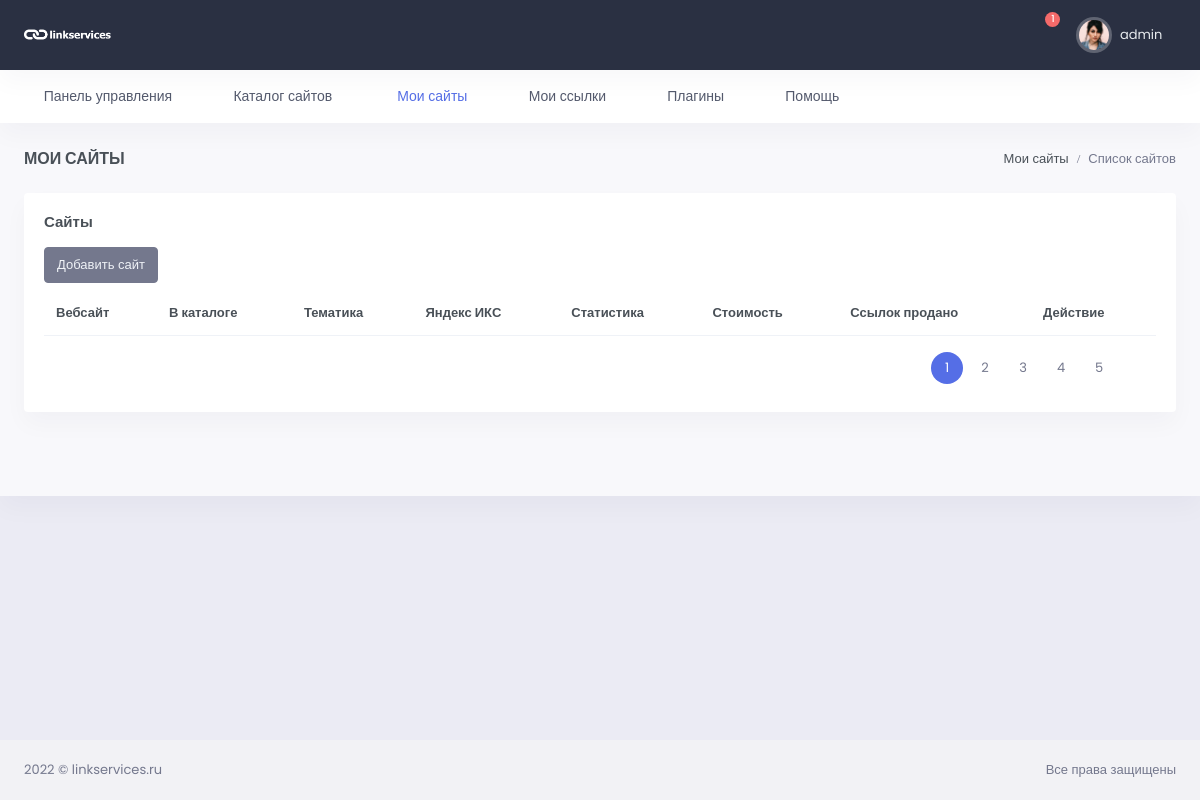
/my-sites/ (signed in), run on an earlier commit of the app's database.
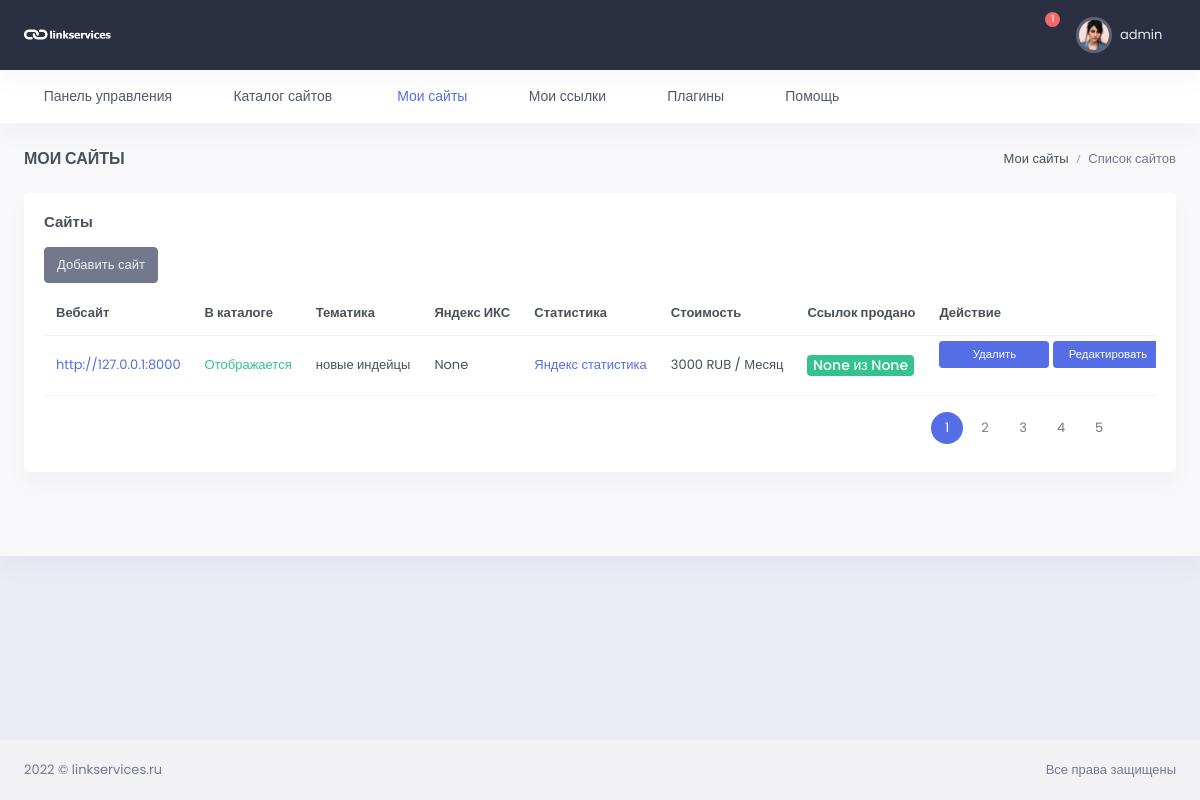
And on a later commit of the database.
### users/models.py (models this page shows)
class User(AbstractUser):
    email = models.EmailField(_("email address"), unique=True,)
    name_telegram = models.CharField(max_length=100, verbose_name='Телеграмм')
    email_verify = models.BooleanField(default=False)
    USERNAME_FIELD = 'email'
    REQUIRED_FIELDS = ['username']
    class Meta:
        verbose_name = _("Пользователь")
        verbose_name_plural = _("Пользователи")
        ordering = ('-date_joined',)

### site_app/models.py (models this page shows, shortened)
class WebSite(models.Model):
    url = models.CharField(max_length=255, verbose_name='url сайта')
    user_email = models.ForeignKey(User, on_delete=models.CASCADE,
                                   max_length=100, blank=True, null=True, verbose_name='email заказчика')
    category = models.ForeignKey(Category, on_delete=models.CASCADE, verbose_name='Тематика')
    price = models.IntegerField(verbose_name='Цена')
    status = models.ForeignKey(Status, verbose_name='Статус', on_delete=models.CASCADE, blank=True, null=True)
    total_link = models.IntegerField(verbose_name='Всего ссылок', blank=True, null=True)
    sold_link = models.IntegerField(verbose_name='Продано ссылок', blank=True, null=True)
    yandex_x = models.IntegerField(verbose_name='Яндекс Икс', blank=True, null=True)
    yandex_stat = models.CharField(max_length=255, verbose_name='Яндекс статистика')
    password_yandex = models.CharField(max_length=250, verbose_name='Пароль от статистики', blank=True, null=True)
    created = models.DateTimeField(auto_now_add=True, verbose_name='Добавлено')
    update = models.DateTimeField(auto_now=True, verbose_name='Изменено')
    class Meta:
        verbose_name = 'Сайт'
        verbose_name_plural = 'Сайты'
        ordering = ('-created',)

class Category(models.Model):
    name = models.CharField(max_length=200, verbose_name='Тематика')
    slug = models.SlugField()
    def __str__(self):
        return self.name
    class Meta:
        verbose_name = 'Тематика'
        verbose_name_plural = 'Тематики'
        ordering = ('name',)

### site_app/views.py (the view)
# urls.py: path('', MySites.as_view(), name='my-sites'),
class MySites(LoginRequiredMixin, ListView):
    template_name = 'site_app/mysites.html'
    model = WebSite
    context_object_name = 'website'
    def get_queryset(self):
        return WebSite.objects.filter(user_email=self.request.user)

### site_app/templates/site_app/mysites.html (shortened to what this page needs)
{% extends 'base.html' %}
{% load static %}
{% block content %}
<div id="layout-wrapper">
<div class="main-content">
    <div class="page-content">
        <div class="container-fluid">
            <div class="row">
                <div class="col-12">
                    <div class="page-title-box d-sm-flex align-items-center justify-content-between">
                        <h4 class="mb-sm-0 font-size-18">Мои сайты</h4>
                        <div class="page-title-right">
                            <ol class="breadcrumb m-0">
                                <li class="breadcrumb-item"><a href="javascript: void(0);">Мои сайты</a></li>
                                <li class="breadcrumb-item active">Список сайтов</li>
                            </ol>
                        </div>
                    </div>
                </div>
            </div>
            <div class="row">
                <div class="col-12">
                    <div class="card">
                        <div class="card-body">
                            <h4 class="card-title mb-3">Сайты</h4>
                            <div class="row mb-2">
                                <a href="{% url 'add-site' %}">
                                    <div class="btn btn-secondary">
                                        Добавить сайт
                                    </div>
                                </a>
                            </div>
                            <div class="table-responsive">
                                <table class="table align-middle table-nowrap">
                                    <thead>
                                    <tr>
                                        <th>Вебсайт</th>
                                        <th>В каталоге</th>
                                        <th>Тематика</th>
                                        <th>Яндекс ИКС</th>
                                        <th>Статистика</th>
                                        <th>Стоимость</th>
                                        <th>Ссылок продано</th>
                                        <th>Действие</th>
                                    </tr>
                                    </thead>
                                    <tbody>
                                    {% for item in website %}
                                    <tr>
                                        <td><a href="{{ item.url }}">{{ item.url }}</a></td>
                                        <td>
                                            {% if item.status_id == 1 %}
                                            <span class="text-success">Отображается</span>
                                            {% else %}
                                            <span class="text-danger">Не отображается</span>
                                            {% endif %}
                                        </td>
                                        <td>{{ item.category }}</td>
                                        <td>{{ item.yandex_x }}</td>
                                        <td><a href="{{ item.yandex_stat }}" target="_blank">Яндекс
                                            статистика</a></td>
                                        <td>{{ item.price }} RUB / Месяц</td>
                                        <td><span
                                                class="badge bg-success font-size-14 count-links-in-catalog">{{ item.sold_link }} из {{ item.total_link }}</span>
                                        </td>
                                        <td>
                                            <form  action="" method="POST" style="display: inline;">
                                                <a href="{% url 'delete-site' item.pk %}" class="btn btn-primary btn-sm w-md"
                                                   style="margin-bottom: 15px; margin-top: -7px;" >Удалить</a>
                                            </form>
                                            <a href="{% url 'update-site' item.pk %}" class="btn btn-primary btn-sm w-md"
                                               style="margin-bottom: 15px; margin-top: -7px;">Редактировать</a>
                                        </td>
                                    </tr>
                                    {% endfor %}
                                    </tbody>
                                </table>
                            </div>
                            <ul class="pagination pagination-rounded justify-content-end mb-2">
                                <li class="page-item disabled">
                                    <a class="page-link" href="javascript: void(0);" aria-label="Previous">
                                        <i class="mdi mdi-chevron-left"></i>
                                    </a>
                                </li>
                                <li class="page-item active"><a class="page-link" href="javascript: void(0);">1</a></li>
                                <li class="page-item"><a class="page-link" href="javascript: void(0);">2</a></li>
                                <li class="page-item"><a class="page-link" href="javascript: void(0);">3</a></li>
                                <li class="page-item"><a class="page-link" href="javascript: void(0);">4</a></li>
                                <li class="page-item"><a class="page-link" href="javascript: void(0);">5</a></li>
                                <li class="page-item">
                                    <a class="page-link" href="javascript: void(0);" aria-label="Next">
                                        <i class="mdi mdi-chevron-right"></i>
                                    </a>
                                </li>
                            </ul>
                        </div>
                    </div>
                </div>
            </div>
        </div>
    </div>
</div>
</div>
{% endblock %}

### templates/base.html (shortened to what this page needs)
{% load static %}
<!doctype html>
<html lang="en">
<head>
    <link href="{% static 'css/bootstrap.min.css' %}" id="bootstrap-style" rel="stylesheet" type="text/css"/>
    <link href="{% static 'css/icons.min.css' %}" rel="stylesheet" type="text/css"/>
    <link href="{% static 'css/app.min.css' %}" id="app-style" rel="stylesheet" type="text/css"/>
</head>
{% block body %}
<body data-topbar="dark" data-layout="horizontal" data-layout-size="boxed">
{% block header %}
{% include 'inc/_header.html' %}
{% endblock %}
{% block content %}
{% endblock %}
 {% block footer %}
{% include 'inc/_footer.html' %}
 {% endblock %}
</body>
{% endblock %}
</body>
</html>

### templates/inc/_header.html (shortened to what this page needs)
{% load static %}
<header id="page-topbar">
    <div class="navbar-header">
        <div class="d-flex">
            <div class="navbar-brand-box">
                <a href="{% url 'profile' %}" class="logo logo-light">
                    <span class="logo-lg">
                                    <img src="{% static '/images/logo-light.png' %}" alt="" height="19">
                                </span>
                </a>
            </div>
        </div>
        <div class="d-flex">
            <div class="dropdown d-none d-lg-inline-block ms-1">
                <button type="button" class="btn header-item noti-icon waves-effect"
                        data-bs-toggle="dropdown" aria-haspopup="true" aria-expanded="false">
                    <i class="bx bx-customize"></i>
                </button>
            </div>
            <div class="dropdown d-inline-block">
                <button type="button" class="btn header-item noti-icon waves-effect"
                        id="page-header-notifications-dropdown"
                        data-bs-toggle="dropdown" aria-haspopup="true" aria-expanded="false">
                    <i class="bx bx-bell bx-tada"></i>
                    <span class="badge bg-danger rounded-pill">1</span>
                </button>
            </div>
            <div class="dropdown d-inline-block">
                <button type="button" class="btn header-item waves-effect" id="page-header-user-dropdown"
                        data-bs-toggle="dropdown" aria-haspopup="true" aria-expanded="false">
                    {% if request.user.is_authenticated %}
                    <img class="rounded-circle header-profile-user" src="{% static '/images/users/avatar-1.jpg' %}"
                         alt="Header Avatar">
                    <span class="d-none d-xl-inline-block ms-1" key="t-henry">{{ user.username }}</span>
                    {% endif %}
                    <i class="mdi mdi-chevron-down d-none d-xl-inline-block"></i>
                </button>
            </div>
        </div>
    </div>
</header>
<div class="topnav">
    <div class="container-fluid">
        <nav class="navbar navbar-light navbar-expand-lg topnav-menu">
            <div class="collapse navbar-collapse" id="topnav-menu-content">
                <ul class="navbar-nav">
                    <li class="nav-item dropdown">
                        <a class="nav-link dropdown-toggle arrow-none" href="{% url 'profile' %}" id="topnav-dashboard"
                           role="button">
                            <i class="bx bx-home-circle me-2"></i><span key="t-dashboards">Панель управления</span>
                        </a>
                    </li>
                    <li class="nav-item dropdown">
                        <a class="nav-link dropdown-toggle arrow-none" href="{% url 'catalog' %}" id="topnav-dashboard"
                           role="button">
                            <i class="bx bx-home-circle me-2"></i><span key="t-dashboards">Каталог сайтов</span>
                        </a>
                    </li>
                    <li class="nav-item dropdown">
                        <a class="nav-link dropdown-toggle arrow-none" href="{% url 'my-sites' %}" id="topnav-uielement"
                           role="button">
                            <i class="bx bx-tone me-2"></i>
                            <span key="t-ui-elements">Мои сайты</span>
                        </a>
                    </li>
                    <li class="nav-item dropdown">
                        <a class="nav-link dropdown-toggle arrow-none" href="{% url 'my-links' %}" id="topnav-pages"
                           role="button">
                            <i class="bx bx-customize me-2"></i><span key="t-apps">Мои ссылки</span>
                        </a>
                    </li>
                    <li class="nav-item dropdown">
                        <a class="nav-link dropdown-toggle arrow-none" href="{% url 'plugins' %}" id="topnav-components"
                           role="button">
                            <i class="bx bx-collection me-2"></i><span key="t-components">Плагины</span>
                        </a>
                    </li>
                    <li class="nav-item dropdown">
                        <a class="nav-link dropdown-toggle arrow-none" href="{% url 'help' %}" id="topnav-more"
                           role="button">
                            <i class="bx bx-file me-2"></i><span key="t-extra-pages">Помощь</span>
                        </a>
                    </li>
                </ul>
            </div>
        </nav>
    </div>
</div>

### templates/inc/_footer.html
<footer class="footer">
                    <div class="container-fluid">
                        <div class="row">
                            <div class="col-sm-6">
                                <script>document.write(new Date().getFullYear())</script> © linkservices.ru
                            </div>
                            <div class="col-sm-6">
                                <div class="text-sm-end d-none d-sm-block">
                                    Все права защищены
                                </div>
                            </div>
                        </div>
                    </div>
                </footer>

What changed in the data, as far as the page shows it:
added WebSite: url "http://127.0.0.1:8000", shows "Отображается", category "новые индейцы", yandex_x "None", price "3000", sold_link "None", total_link "None"
